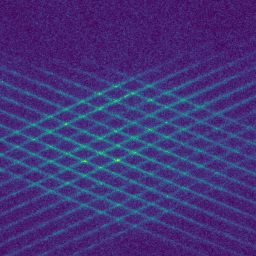
#> input picture Template_Matching_Test/Source/frame_2.png, 256 x 256 px
$ python Skeleton.py   (older library calls are emulated)
#> lines starting #> are read from the running program, lines starting #| are printed output that depends on the picture; after the words box and inside, x2 and y2 are one past the last pixel; in counts of white or black regions, pixels touching at a corner belong together
import cv2
import matplotlib.pyplot as plt
import numpy as np
from skimage.measure import label
from skimage.morphology import skeletonize, remove_small_objects

# image_location = "Deep Learning/TIFF/bp0_m0p2_2microsec.tif_76.png"
image_location = "Template_Matching_Test/Source/frame_2.png"
# image_location = "Template_Matching_Test/Target/frame_2_2us.png"
# image_location = "Synthetic_Data/SNR_1/Set_0/Rotational_Flow_Image_Set_0.png"
# image_location = "Template_Matching_Test/Source/source_avg.png"
image = cv2.imread(image_location, cv2.IMREAD_GRAYSCALE)
#> image: shape (256, 256); min 30, max 215, mean 63.1

blur = cv2.GaussianBlur(image, (5, 5), 0).astype('uint8')

# Apply adaptive thresholding and Otsu's thresholding
adaptive_thresh = cv2.adaptiveThreshold(blur, 255, cv2.ADAPTIVE_THRESH_GAUSSIAN_C, cv2.THRESH_BINARY, 11, 2)
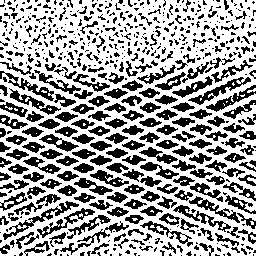
#> adaptive_thresh: shape (256, 256); 61.9% white; 610 black regions (393 under 20 px), largest, box (x1, y1, x2, y2) and area: (3, 201, 79, 240) 444, (188, 77, 251, 105) 395, (37, 208, 95, 238) 347
ret, ot = cv2.threshold(blur, 0, 255, cv2.THRESH_BINARY + cv2.THRESH_OTSU)
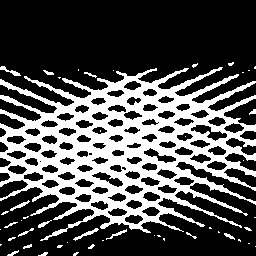
#> ot: shape (256, 256); 31.2% white; 48 white regions (32 under 20 px), largest, box (x1, y1, x2, y2) and area: (0, 67, 256, 241) 19652, (73, 228, 99, 241) 80, (0, 66, 21, 76) 69
#> ret = 67

# Apply morphological operations to Eliminate Noises
kernel = np.ones((3, 3), np.uint8)
adaptive_thresh = cv2.erode(adaptive_thresh, kernel=kernel)
#> adaptive_thresh: shape (256, 256); 26% white in thin lines or dots
adaptive_thresh = cv2.dilate(adaptive_thresh, kernel=kernel)
#> adaptive_thresh: shape (256, 256); 56.4% white; 349 black regions (178 under 20 px), largest, box (x1, y1, x2, y2) and area: (106, 163, 256, 229) 1128, (139, 147, 256, 201) 863, (141, 191, 256, 244) 828

# Create a gradient mask to isolate specific regions
grad_x = cv2.Sobel(ot, cv2.CV_64F, 1, 0, ksize=5)
grad_y = cv2.Sobel(ot, cv2.CV_64F, 0, 1, ksize=5)
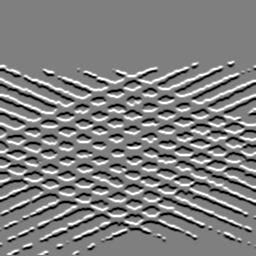
#> grad_y: shape (256, 256) float64; min -12240, max 12240, mean 8; drawn with min black and max white
grad_magnitude = np.sqrt(grad_x ** 2 + grad_y ** 2)
gradient_mask = (grad_magnitude == 0)
#> gradient_mask: shape (256, 256) bool; 52.4% white; 14 black regions (2 under 20 px), largest, box (x1, y1, x2, y2) and area: (0, 61, 256, 243) 30227, (216, 229, 243, 244) 196, (5, 242, 34, 256) 191
dark_mask = (ot == 0)
mask = gradient_mask & dark_mask
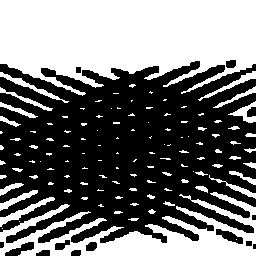
#> mask: shape (256, 256) bool; 44.7% white; 116 white regions (77 under 20 px), largest, box (x1, y1, x2, y2) and area: (0, 0, 256, 96) 18767, (0, 192, 256, 256) 6739, (0, 197, 55, 227) 341

img_copy = image.copy()
img_copy[mask] = 0
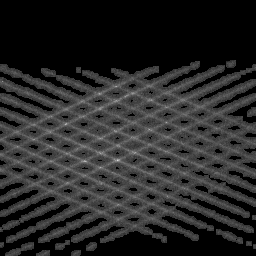
#> img_copy: shape (256, 256); min 0, max 215, mean 39.7

adaptive_thresh[mask] = 0
#> adaptive_thresh: shape (256, 256); 31% white; 36 white regions (23 under 20 px), largest, box (x1, y1, x2, y2) and area: (0, 61, 256, 243) 19469, (5, 242, 34, 256) 156, (216, 229, 243, 244) 140

# Apply skeletonization
skeleton_before = skeletonize(adaptive_thresh // 255).astype(np.uint8)
#> skeleton_before: shape (256, 256); values 0 (black) and 1 (white), 6.8% white in thin lines or dots, all inside (x1, y1, x2, y2) = (0, 61, 256, 255)

# Label the skeleton (regions must be labeled for `remove_small_objects`)
skeleton_labeled = label(skeleton_before)
#> skeleton_labeled: shape (256, 256) int64; 37 distinct labels, from 0 to 36
skeleton_small_removed = remove_small_objects(skeleton_labeled, min_size=10)
#> skeleton_small_removed: shape (256, 256) int64; 8 distinct labels, from 0 to 35

# Convert labeled array back to binary (Boolean) format
skeleton = (skeleton_small_removed > 0).astype(np.uint8)

# ------------------------------
# Step 6: Intersection Detection
# ------------------------------

# Initialize a list to hold intersection points
intersections = []

# Get the dimensions of the skeleton image
rows, cols = skeleton.shape
#> rows = 256; cols = 256

# Define the relative positions of the 8 neighbors (clockwise order)
# Window size of 3x3
neighbor_offsets = [(-1, -1), (-1, 0), (-1, 1), (0, 1),
                    (1, 1), (1, 0), (1, -1), (0, -1)]

# Iterate over each pixel in the skeleton (excluding the border pixels)
for y in range(1, rows - 1):
    for x in range(1, cols - 1):
        if skeleton[y, x]:
            # Extract the 8-connected neighbors
            neighbors = [skeleton[y + dy, x + dx] for dy, dx in neighbor_offsets]

            # Count the number of neighbors with value 1
            num_neighbors = sum(neighbors)

            # Count the number of rises (0 to 1 transitions) in the neighborhood
            rises = 0
            for i in range(len(neighbor_offsets)):
                if neighbors[i] == 0 and neighbors[(i + 1) % len(neighbor_offsets)] == 1:
                    rises += 1

            # Apply the intersection criteria
            if (rises >= 3 and num_neighbors >= 3) or (rises > 1 and num_neighbors > 4):
                intersections.append((x, y))
                # Optionally, mark the intersection on the skeleton
                skeleton[y, x] = 2  # Using value 2 to differentiate
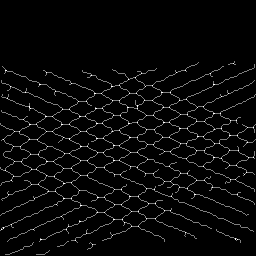
#> skeleton: shape (256, 256); min 0, max 2, mean 0.071; drawn with min black and max white
#> after the loop, intersections = 284 pairs, first value 1 to 253, second value 63 to 244

# ------------------------------
# Step 7: Visualization
# ------------------------------

# Convert the skeleton to a color image for visualization
skeleton_color = cv2.cvtColor((skeleton * 255).astype(np.uint8), cv2.COLOR_GRAY2BGR)

# Draw red circles on the intersection points
for (x, y) in intersections:
    cv2.circle(skeleton_color, (x, y), 1, (0, 0, 255), -1)  # Red color
#> this loop made 284 passes
#> (x, y) on passes 1 to 3: (233, 63), (5, 70), (6, 70)
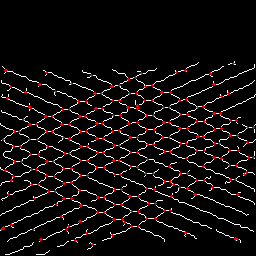
#> skeleton_color: shape (256, 256, 3); mean B, G, R 13.9, 13.9, 19.1

# Display the skeleton and intersections using matplotlib
plt.figure(figsize=(12, 6))

# Display Skeleton
plt.subplot(1, 3, 1)
plt.title('Skeleton of the Grid')
plt.imshow(skeleton_before, cmap='gray')
plt.axis('off')

plt.subplot(1, 3, 2)
plt.title('Cleaned Skeleton')
plt.imshow(skeleton)
plt.axis('off')

# Display Skeleton with Intersections
plt.subplot(1, 3, 3)
plt.title('Intersections Detected')
plt.imshow(skeleton_color)
plt.axis('off')

plt.tight_layout()
plt.show()
#> figure, not shown here; B, G, R data is drawn as R, G, B

# Print the total number of intersections found
print(f"Total intersections found: {len(intersections)}")
#| Total intersections found: 284

$ run again, with Template_Matching_Test/Target/frame_2_2us.png copied over Template_Matching_Test/Source/frame_2.png
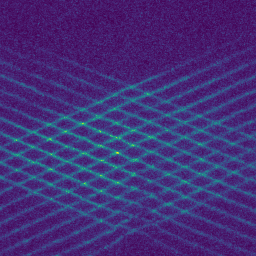
#> input picture Template_Matching_Test/Target/frame_2_2us.png, 256 x 256 px
#> ot: shape (256, 256); 30.9% white; 46 white regions (34 under 20 px), largest, box (x1, y1, x2, y2) and area: (0, 64, 256, 253) 19237, (0, 74, 45, 96) 173, (0, 207, 34, 224) 95
#> ret = 66
#> gradient_mask: shape (256, 256) bool; 51.7% white; 18 black regions (1 under 20 px), largest, box (x1, y1, x2, y2) and area: (0, 56, 256, 256) 30362, (65, 72, 104, 91) 301, (0, 88, 28, 104) 213
#> mask: shape (256, 256) bool; 44.5% white; 120 white regions (86 under 20 px), largest, box (x1, y1, x2, y2) and area: (0, 0, 256, 104) 19983, (63, 208, 256, 256) 3773, (0, 205, 91, 256) 1338
#> skeleton_before: shape (256, 256); values 0 (black) and 1 (white), 6.8% white in thin lines or dots, all inside (x1, y1, x2, y2) = (0, 58, 256, 255)
#> skeleton_labeled: shape (256, 256) int64; 33 distinct labels, from 0 to 32
#> skeleton_small_removed: shape (256, 256) int64; 11 distinct labels, from 0 to 30
#> after the loop `for y in range(1, rows - 1):`:
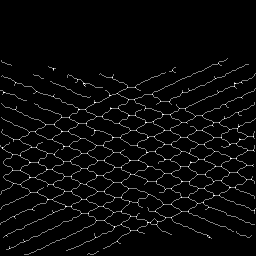
#> skeleton: shape (256, 256); min 0, max 2, mean 0.0715; drawn with min black and max white
#> after the loop `for y in range(1, rows - 1):`: intersections = 284 pairs, first value 2 to 254, second value 63 to 248
#> the loop `for (x, y) in intersections:` made 284 passes
#> (x, y) on passes 1 to 3: (218, 63), (53, 68), (53, 69)
#> after the loop `for (x, y) in intersections:`:
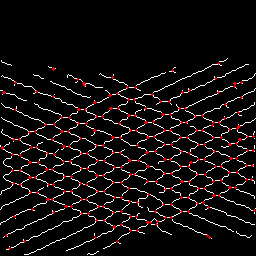
#> skeleton_color: shape (256, 256, 3); mean B, G, R 14.1, 14.1, 19.3
#| Total intersections found: 284
